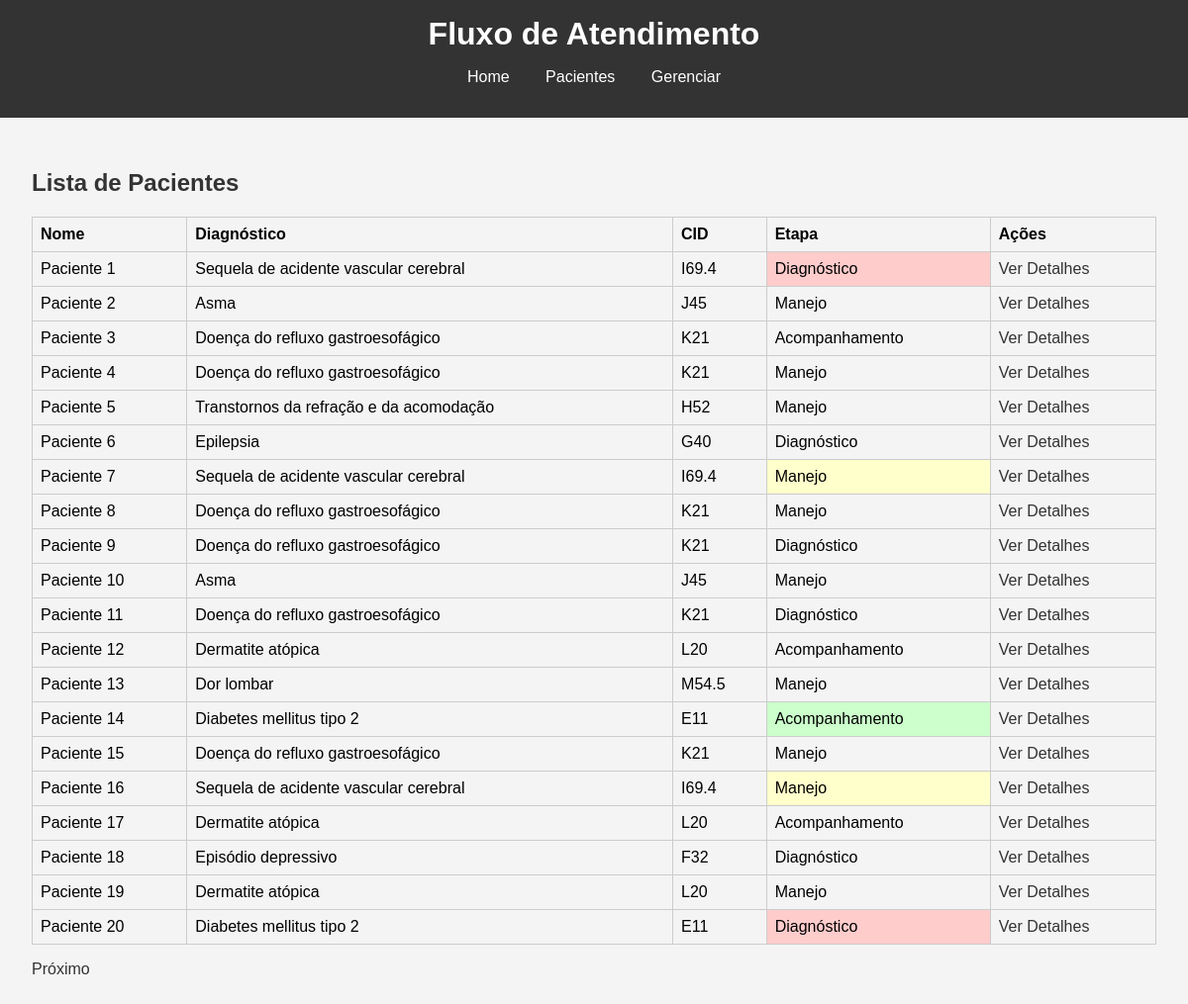
Page /patients on the committed database.
### app.py (models this page shows, shortened)
class FluxoAtendimento(db.Model):
    id = db.Column(db.Integer, primary_key=True)
    paciente_id = db.Column(db.Integer, db.ForeignKey('paciente.id'))
    diagnostico_cid = db.Column(db.String(10), db.ForeignKey('diagnostico.cid'))
    etapa = db.Column(db.String(64))
    data = db.Column(db.DateTime, default=datetime.utcnow)
    proximo_passo = db.Column(db.String(128))

class Paciente(db.Model):
    id = db.Column(db.Integer, primary_key=True)
    nome = db.Column(db.String(64), index=True, unique=True)
    diagnostico = db.Column(db.String(128))
    cid = db.Column(db.String(10))

### app.py (the view)
@app.route('/patients')
def patients():
    page = request.args.get('page', 1, type=int)
    pacientes_query = db.session.query(Paciente, FluxoAtendimento.etapa).join(FluxoAtendimento, Paciente.id == FluxoAtendimento.paciente_id)
    pacientes_pagination = pacientes_query.paginate(page=page, per_page=20)
    next_url = url_for('patients', page=pacientes_pagination.next_num) if pacientes_pagination.has_next else None
    prev_url = url_for('patients', page=pacientes_pagination.prev_num) if pacientes_pagination.has_prev else None
    diagnosticos_sinalizados = [diag.cid for diag in Diagnostico.query.filter_by(incluir_no_algoritmo=1).all()]
    return render_template('patients.html', pacientes=pacientes_pagination.items, next_url=next_url, prev_url=prev_url, diagnosticos_sinalizados=diagnosticos_sinalizados)

### templates/patients.html (shortened to what this page needs)
{% extends "base.html" %}
{% block content %}
<h2>Lista de Pacientes</h2>
<table>
    <tr>
        <th>Nome</th>
        <th>Diagnóstico</th>
        <th>CID</th>
        <th>Etapa</th>
        <th>Ações</th>
    </tr>
    {% for paciente, etapa in pacientes %}
    <tr>
        <td>{{ paciente.nome }}</td>
        <td>{{ paciente.diagnostico }}</td>
        <td>{{ paciente.cid }}</td>
        <td class="{% if paciente.cid in diagnosticos_sinalizados %}{% if etapa == 'Diagnóstico' %}etapa-diagnostico{% elif etapa == 'Manejo' %}etapa-manejo{% elif etapa == 'Acompanhamento' %}etapa-acompanhamento{% endif %}{% endif %}">
            {{ etapa }}
        </td>
        <td><a href="{{ url_for('patient_detail', id=paciente.id) }}">Ver Detalhes</a></td>
    </tr>
    {% endfor %}
</table>
<div class="pagination">
    {% if next_url %}
    <a href="{{ next_url }}">Próximo</a>
    {% endif %}
</div>
{% endblock %}

### templates/base.html (shortened to what this page needs)
<!DOCTYPE html>
<html lang="en">
<head>
    <link rel="stylesheet" href="{{ url_for('static', filename='css/style.css') }}">
</head>
<body>
    <header>
        <h1>Fluxo de Atendimento</h1>
        <nav>
            <ul>
                <li><a href="{{ url_for('index') }}">Home</a></li>
                <li><a href="{{ url_for('patients') }}">Pacientes</a></li>
                <li><a href="{{ url_for('gerenciar') }}">Gerenciar</a></li>
            </ul>
        </nav>
    </header>
    <main>
        {% block content %}{% endblock %}
    </main>
</body>
</html>

### static/css/style.css (style rules this page uses)
body { font-family: Arial, sans-serif; margin: 0; padding: 0; background-color: #f4f4f4; }
header { background-color: #333; color: #fff; padding: 1rem 0; text-align: center; }
header h1 { margin: 0; }
nav ul { list-style: none; padding: 0; }
nav ul li { display: inline; margin: 0 1rem; }
nav ul li a { color: #fff; text-decoration: none; }
main { padding: 2rem; }
h2 { color: #333; }
table { width: 100%; border-collapse: collapse; margin-bottom: 1rem; }
table, th, td { border: 1px solid #ccc; }
th, td { padding: 0.5rem; text-align: left; }
th { background-color: #f4f4f4; }
a { color: #333; text-decoration: none; }
.etapa-diagnostico { background-color: #ffcccc; }
.etapa-manejo { background-color: #ffffcc; }
.etapa-acompanhamento { background-color: #ccffcc; }

### rows in the picture
FluxoAtendimento: nome "Paciente 1", diagnostico "Sequela de acidente vascular cerebral", cid "I69.4", etapa "Diagnóstico"
FluxoAtendimento: nome "Paciente 2", diagnostico "Asma", cid "J45", etapa "Manejo"
FluxoAtendimento: nome "Paciente 3", diagnostico "Doença do refluxo gastroesofágico", cid "K21", etapa "Acompanhamento"
FluxoAtendimento: nome "Paciente 4", diagnostico "Doença do refluxo gastroesofágico", cid "K21", etapa "Manejo"
FluxoAtendimento: nome "Paciente 5", diagnostico "Transtornos da refração e da acomodação", cid "H52", etapa "Manejo"
FluxoAtendimento: nome "Paciente 6", diagnostico "Epilepsia", cid "G40", etapa "Diagnóstico"
FluxoAtendimento: nome "Paciente 7", diagnostico "Sequela de acidente vascular cerebral", cid "I69.4", etapa "Manejo"
FluxoAtendimento: nome "Paciente 8", diagnostico "Doença do refluxo gastroesofágico", cid "K21", etapa "Manejo"
FluxoAtendimento: nome "Paciente 9", diagnostico "Doença do refluxo gastroesofágico", cid "K21", etapa "Diagnóstico"
FluxoAtendimento: nome "Paciente 10", diagnostico "Asma", cid "J45", etapa "Manejo"
FluxoAtendimento: nome "Paciente 11", diagnostico "Doença do refluxo gastroesofágico", cid "K21", etapa "Diagnóstico"
FluxoAtendimento: nome "Paciente 12", diagnostico "Dermatite atópica", cid "L20", etapa "Acompanhamento"
FluxoAtendimento: nome "Paciente 13", diagnostico "Dor lombar", cid "M54.5", etapa "Manejo"
FluxoAtendimento: nome "Paciente 14", diagnostico "Diabetes mellitus tipo 2", cid "E11", etapa "Acompanhamento"
FluxoAtendimento: nome "Paciente 15", diagnostico "Doença do refluxo gastroesofágico", cid "K21", etapa "Manejo"
FluxoAtendimento: nome "Paciente 16", diagnostico "Sequela de acidente vascular cerebral", cid "I69.4", etapa "Manejo"
FluxoAtendimento: nome "Paciente 17", diagnostico "Dermatite atópica", cid "L20", etapa "Acompanhamento"
FluxoAtendimento: nome "Paciente 18", diagnostico "Episódio depressivo", cid "F32", etapa "Diagnóstico"
FluxoAtendimento: nome "Paciente 19", diagnostico "Dermatite atópica", cid "L20", etapa "Manejo"
FluxoAtendimento: nome "Paciente 20", diagnostico "Diabetes mellitus tipo 2", cid "E11", etapa "Diagnóstico"
